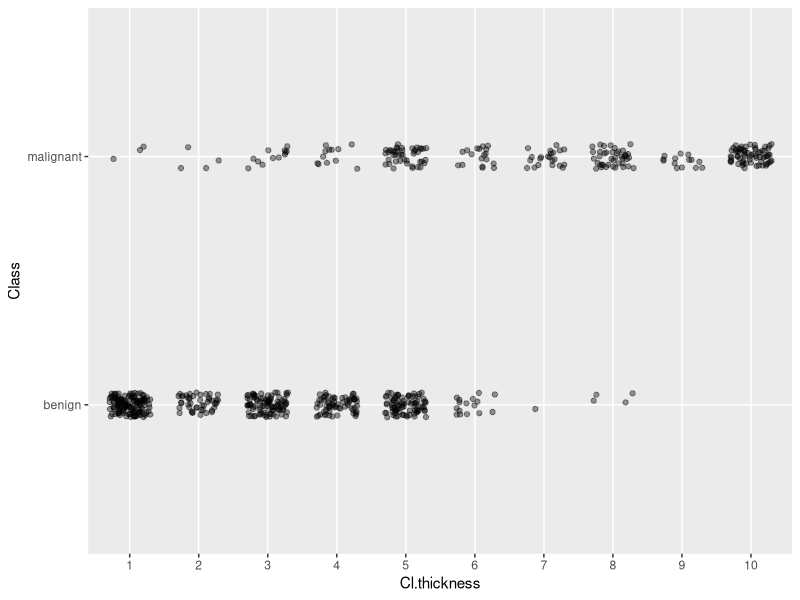
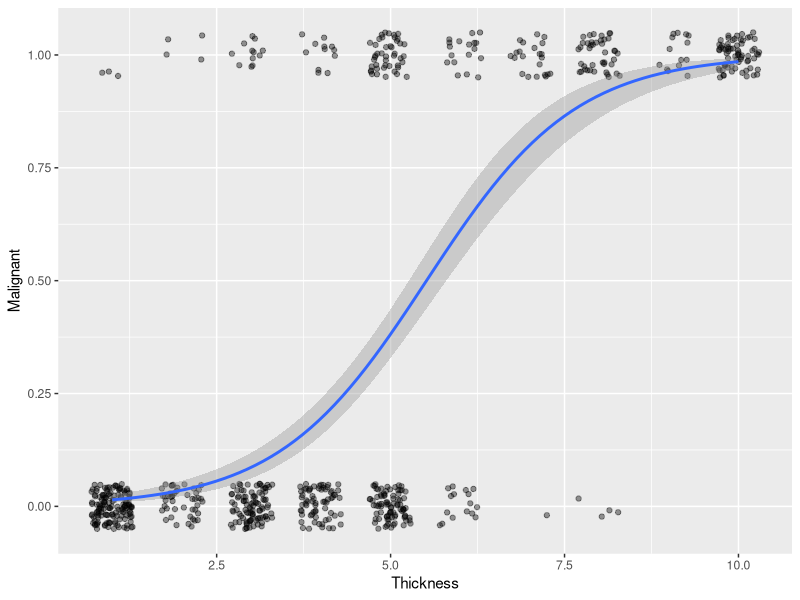

R code for these plots, in order:
## ---- chunk 1
knitr::opts_chunk$set(echo = TRUE)
## ---- chunk 2
library(mlbench)
library(dplyr)
library(tidyverse)
data("BreastCancer")
BreastCancer |> head()


## ---- chunk 3
BreastCancer |> 
  ggplot (aes(x=Cl.thickness, y = Class)) +
  geom_jitter(height = 0.05, width = 0.3, alpha = 0.4)



## ---- chunk 4
BreastCancer |>
  mutate(Thickness = 
           as.numeric(as.character(Cl.thickness))) |>
  mutate(Malignant = ifelse(Class != "benign", 1, 0)) |>
  ggplot(aes(x = Thickness, y = Malignant)) +
  geom_jitter(height = 0.05, width = 0.3, alpha = 0.4) +
  geom_smooth(method ="glm", formula = y~x, 
              method.args = list(family = "binomial"))
          
  






## ---- chunk 5

BreastCancer |>
  mutate(Thickness = 
           as.numeric(as.character(Cl.thickness))) %>%
  mutate(Malignant = ifelse(Class != "benign", 1, 0)) %>%
  glm(Malignant ~ Thickness,
      family = "binomial",
      data = .)
  
# glm(response ~ predictor, family = "binomial", data)
# The glm() function returns a model object, therefore we may apply extractor functions, such as summary(), fitted(), or predict() among others. Please not that output numbers are on the logit scale. To actually predict probabilities we need to provided the predict() function an additional argument _type = "response"_


## ---- chunk 6

formatted_data <- BreastCancer |>
  mutate(Thickness = as.numeric(as.character(Cl.thickness)), 
         Cell.size = 
           as.numeric(as.character(Cell.size))) %>%
  mutate(Malignant = ifelse(Class != "benign", 1, 0))
                           
